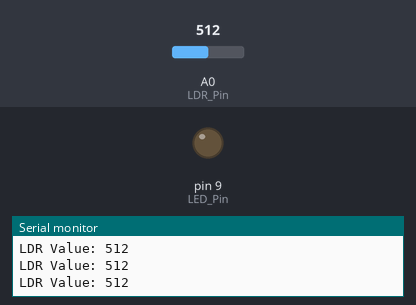
The sketch below on a simulated Arduino Uno, built with avr-gcc and run on an emulated ATmega328P. Shown: output pins drawn as LEDs (lit = HIGH), the last lines printed to the serial monitor. The test bench sets the inputs (shaded band); at power-on: A0 (LDR_Pin) = 512.

Above: at 1.3 s.
1.4 s: A0 (LDR_Pin) set to 487
At 2.3 s:
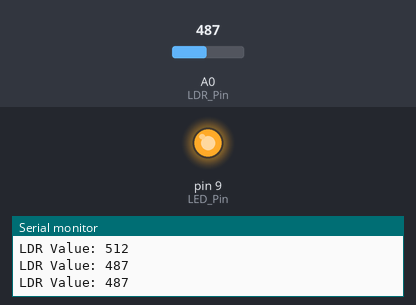
3.0 s: A0 (LDR_Pin) set to 510
At 3.5 s:
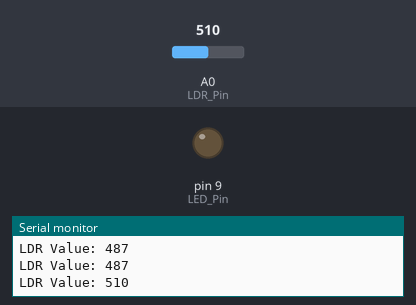
4.5 s: A0 (LDR_Pin) set to 490
At 5.9 s:
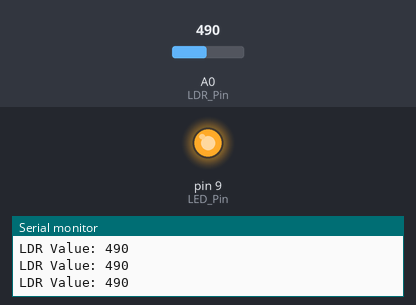
Timing chart, 0 to 7.5 s (numbered marks = the images above; inputs shaded):
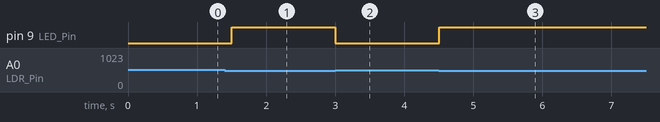

The sketch:

street_light.ino.ino
```cpp
// Automatic Street Light System
// Components: Arduino UNO, LDR, Resistor, LED/Relay

int LDR_Pin = A0;      // LDR connected to Analog pin A0
int LED_Pin = 9;       // LED or Relay connected to Digital pin 9
int threshold = 500;   // Adjust this value based on your LDR readings

void setup() {
  pinMode(LED_Pin, OUTPUT);
  Serial.begin(9600);  // For debugging LDR values
}

void loop() {
  int ldrValue = analogRead(LDR_Pin);  // Read LDR value
  Serial.print("LDR Value: ");
  Serial.println(ldrValue);

  if (ldrValue < threshold) {
    // If it's dark → turn ON street light
    digitalWrite(LED_Pin, HIGH);
  } else {
    // If it's bright → turn OFF street light
    digitalWrite(LED_Pin, LOW);
  }

  delay(500);  // Small delay for stability
}
```

Measured:
- the behaviour switches between 500 and 499 on A0 (LDR_Pin) (found by bisection; images 0 and 1)
- after the input at 1.4 s, pin 9 (LED_Pin): LOW → HIGH after 0.10 s
- after the input at 3.0 s, pin 9 (LED_Pin): HIGH → LOW at once
- after the input at 4.5 s, pin 9 (LED_Pin): LOW → HIGH at once
